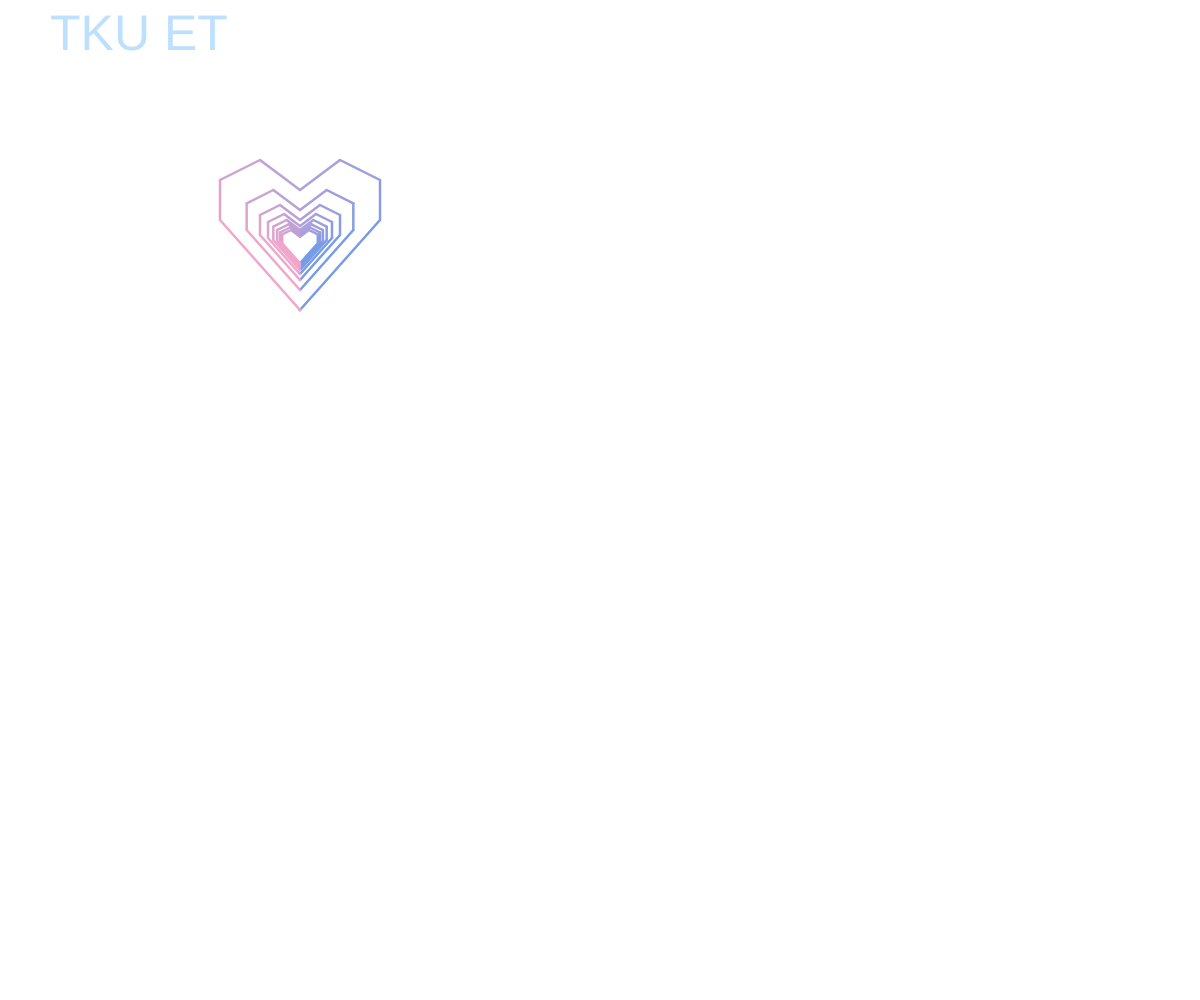
Frame 1 (no input)
Frame 60 (no input): identical to frame 1, image omitted
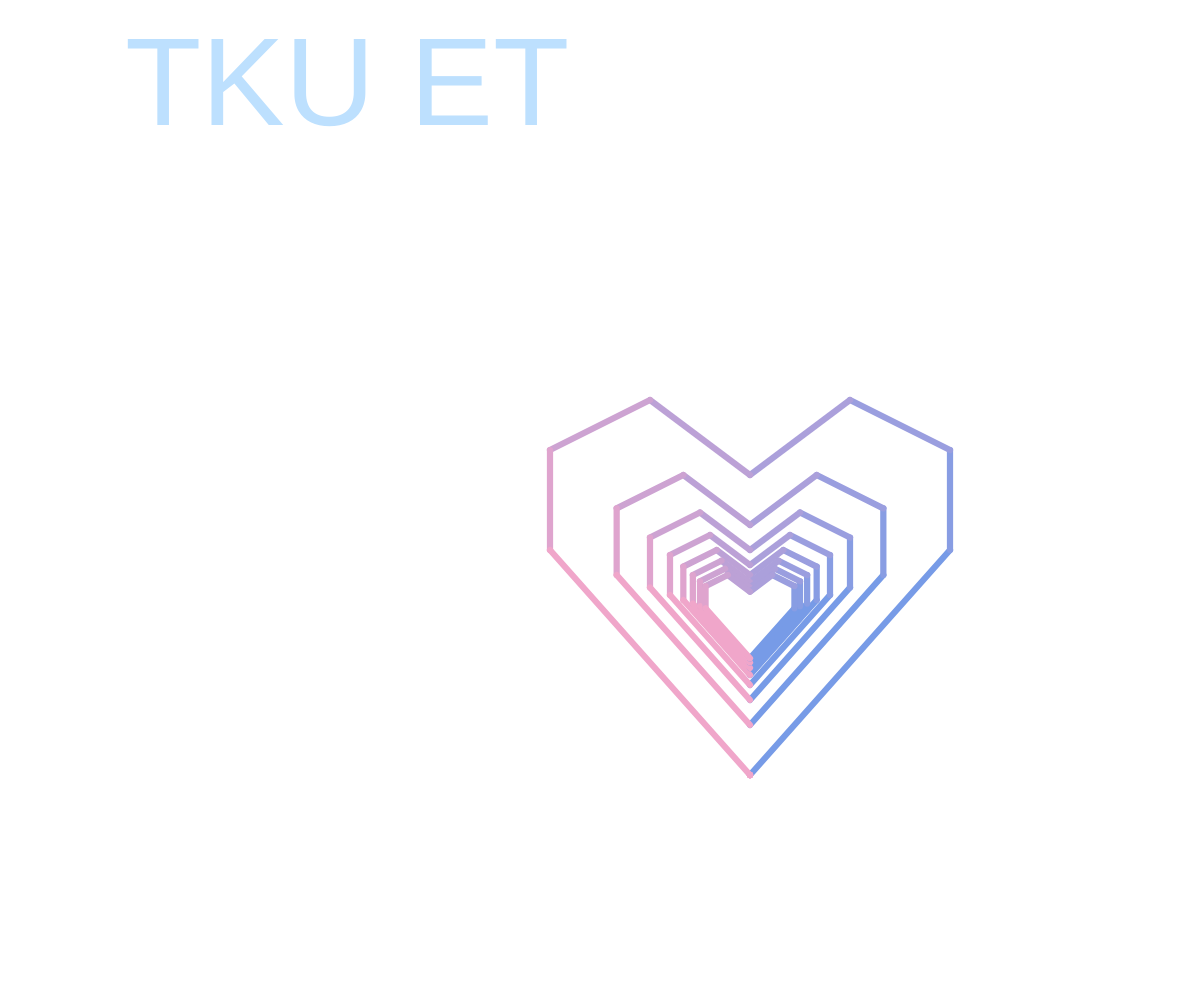
Frame 120 (the mouse pressed at the canvas centre since frame 60)

The p5.js sketch that drew these frames (run headless with seeded random() and noise() and a simulated clock; from frame 60 on, the mouse is pressed at the canvas centre):

// p5.js sketch
// ── sketch.js
let points = [[0,-6], [8,3], [8,7],[4,9],[0,6],[-4,9],[-8,7],[-8,3],[0,-6]];
let s ="TKU ET";
function setup() {   //只會執行一次的函數
  createCanvas(windowWidth, windowHeight); //設定一個畫布，寬為整個視窗的寬度windowWidth，高度為整個視窗的高度windowHeight
  //把points 內的值都*50
  for (let i = 0; i < points.length; i++) {
    for (let j = 0; j < points[i].length; j++) {
      points[i][j] = points[i][j] * 20;
    }
  }
}

function draw() {
  background(255);
  //依滑鼠移動位置縮放圖片之指令
  let zoom = map(mouseY,0,height,0.5,2);
  scale(zoom)
  
  // 文字
  textSize(100)
  noStroke()
  fill("#bde0fe")
  text(s,100,100)

  translate(width/2, height/2); //原本原點在左上角，利用這指令把原點放到視窗的中心
  scale(1, -1);  //上下翻轉
  strokeWeight(5)//線條的粗細
  for (l = 1; l<5; l = l+0.5) {//宣告一個指令可以產生多層圖之指令
  for (let i = 0; i < points.length-1; i++) { //從第一點點連成一線，接著第二點與第三點連成一線，以此類推到最後一個點
    
    //顏色宣告的指令
    let clr1=color("#779be7")
    let clr2=color("#f0a6ca")
    
    //當前線段百分比
    let percent=map(i,0,points.length-2,0,1,);
    //當前線段的顏色
    stroke(lerpColor(clr1,clr2,percent));
    line(points[i][0]/l,points[i][1]/l,points[i+1][0]/l,points[i+1][1]/l);
      }
    let clr1=color("#779be7")
    let clr2=color("#f0a6ca")
    //計算最後一條線斷百分比
    let percent=map(points.length-1,0,points.length-2,0,1);
    stroke(lerpColor(clr1,clr2,percent));//執行線條顏色之指令
    //最後一個點與第一個點連成一線  
  line(points[points.length-1][0], points[points.length-1][1], points[0][0], points[0][1]); //把最後一點與第一點的連線

 }
}
